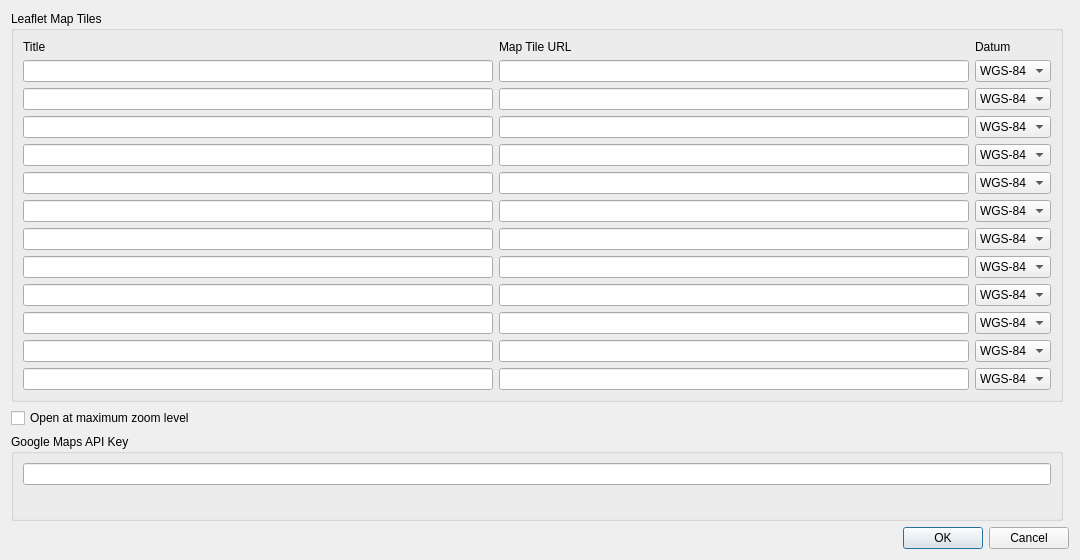
<?xml version="1.0" encoding="UTF-8"?>
<ui version="4.0">
 <class>MapViewOpt</class>
 <widget class="QDialog" name="MapViewOpt">
  <property name="geometry">
   <rect>
    <x>0</x>
    <y>0</y>
    <width>1080</width>
    <height>560</height>
   </rect>
  </property>
  <property name="windowTitle">
   <string>Map View Options</string>
  </property>
  <layout class="QGridLayout" name="gridLayout">
   <item row="9" column="0" colspan="2">
    <widget class="QDialogButtonBox" name="buttonBox">
     <property name="standardButtons">
      <set>QDialogButtonBox::StandardButton::Cancel|QDialogButtonBox::StandardButton::Ok</set>
     </property>
    </widget>
   </item>
   <item row="0" column="0">
    <widget class="QGroupBox" name="groupBox_2">
     <property name="title">
      <string>Leaflet Map Tiles</string>
     </property>
     <layout class="QGridLayout" name="gridLayout_2">
      <item row="0" column="2">
       <widget class="QLabel" name="labelDatum">
        <property name="text">
         <string>Datum</string>
        </property>
       </widget>
      </item>
      <item row="1" column="2">
       <widget class="QComboBox" name="cmbDatum1">
        <item>
         <property name="text">
          <string>WGS-84</string>
         </property>
        </item>
        <item>
         <property name="text">
          <string>GCJ-02</string>
         </property>
        </item>
        <item>
         <property name="text">
          <string>BD-09</string>
         </property>
        </item>
        </widget>
      </item>
      <item row="2" column="2">
       <widget class="QComboBox" name="cmbDatum2">
        <item>
         <property name="text">
          <string>WGS-84</string>
         </property>
        </item>
        <item>
         <property name="text">
          <string>GCJ-02</string>
         </property>
        </item>
        <item>
         <property name="text">
          <string>BD-09</string>
         </property>
        </item>
        </widget>
      </item>
      <item row="3" column="2">
       <widget class="QComboBox" name="cmbDatum3">
        <item>
         <property name="text">
          <string>WGS-84</string>
         </property>
        </item>
        <item>
         <property name="text">
          <string>GCJ-02</string>
         </property>
        </item>
        <item>
         <property name="text">
          <string>BD-09</string>
         </property>
        </item>
        </widget>
      </item>
      <item row="4" column="2">
       <widget class="QComboBox" name="cmbDatum4">
        <item>
         <property name="text">
          <string>WGS-84</string>
         </property>
        </item>
        <item>
         <property name="text">
          <string>GCJ-02</string>
         </property>
        </item>
        <item>
         <property name="text">
          <string>BD-09</string>
         </property>
        </item>
        </widget>
      </item>
      <item row="5" column="2">
       <widget class="QComboBox" name="cmbDatum5">
        <item>
         <property name="text">
          <string>WGS-84</string>
         </property>
        </item>
        <item>
         <property name="text">
          <string>GCJ-02</string>
         </property>
        </item>
        <item>
         <property name="text">
          <string>BD-09</string>
         </property>
        </item>
        </widget>
      </item>
      <item row="6" column="2">
       <widget class="QComboBox" name="cmbDatum6">
        <item>
         <property name="text">
          <string>WGS-84</string>
         </property>
        </item>
        <item>
         <property name="text">
          <string>GCJ-02</string>
         </property>
        </item>
        <item>
         <property name="text">
          <string>BD-09</string>
         </property>
        </item>
        </widget>
      </item>
      <item row="7" column="2">
       <widget class="QComboBox" name="cmbDatum7">
        <item>
         <property name="text">
          <string>WGS-84</string>
         </property>
        </item>
        <item>
         <property name="text">
          <string>GCJ-02</string>
         </property>
        </item>
        <item>
         <property name="text">
          <string>BD-09</string>
         </property>
        </item>
        </widget>
      </item>
      <item row="8" column="2">
       <widget class="QComboBox" name="cmbDatum8">
        <item>
         <property name="text">
          <string>WGS-84</string>
         </property>
        </item>
        <item>
         <property name="text">
          <string>GCJ-02</string>
         </property>
        </item>
        <item>
         <property name="text">
          <string>BD-09</string>
         </property>
        </item>
        </widget>
      </item>
      <item row="9" column="2">
       <widget class="QComboBox" name="cmbDatum9">
        <item>
         <property name="text">
          <string>WGS-84</string>
         </property>
        </item>
        <item>
         <property name="text">
          <string>GCJ-02</string>
         </property>
        </item>
        <item>
         <property name="text">
          <string>BD-09</string>
         </property>
        </item>
        </widget>
      </item>
      <item row="10" column="2">
       <widget class="QComboBox" name="cmbDatum10">
        <item>
         <property name="text">
          <string>WGS-84</string>
         </property>
        </item>
        <item>
         <property name="text">
          <string>GCJ-02</string>
         </property>
        </item>
        <item>
         <property name="text">
          <string>BD-09</string>
         </property>
        </item>
        </widget>
      </item>
      <item row="11" column="2">
       <widget class="QComboBox" name="cmbDatum11">
        <item>
         <property name="text">
          <string>WGS-84</string>
         </property>
        </item>
        <item>
         <property name="text">
          <string>GCJ-02</string>
         </property>
        </item>
        <item>
         <property name="text">
          <string>BD-09</string>
         </property>
        </item>
        </widget>
      </item>
      <item row="12" column="2">
       <widget class="QComboBox" name="cmbDatum12">
        <item>
         <property name="text">
          <string>WGS-84</string>
         </property>
        </item>
        <item>
         <property name="text">
          <string>GCJ-02</string>
         </property>
        </item>
        <item>
         <property name="text">
          <string>BD-09</string>
         </property>
        </item>
        </widget>
      </item>
            <item row="5" column="0">
       <widget class="QLineEdit" name="lEMapTitle5"/>
      </item>
      <item row="0" column="1">
       <widget class="QLabel" name="labelURL">
        <property name="text">
         <string>Map Tile URL</string>
        </property>
       </widget>
      </item>
      <item row="4" column="1">
       <widget class="QLineEdit" name="lEMapTile4"/>
      </item>
      <item row="0" column="0">
       <widget class="QLabel" name="labelTitle">
        <property name="text">
         <string>Title</string>
        </property>
       </widget>
      </item>
      <item row="3" column="1">
       <widget class="QLineEdit" name="lEMapTile3"/>
      </item>
      <item row="4" column="0">
       <widget class="QLineEdit" name="lEMapTitle4"/>
      </item>
      <item row="1" column="1">
       <widget class="QLineEdit" name="lEMapTile1"/>
      </item>
      <item row="5" column="1">
       <widget class="QLineEdit" name="lEMapTile5"/>
      </item>
      <item row="1" column="0">
       <widget class="QLineEdit" name="lEMapTitle1"/>
      </item>
      <item row="2" column="0">
       <widget class="QLineEdit" name="lEMapTitle2"/>
      </item>
      <item row="3" column="0">
       <widget class="QLineEdit" name="lEMapTitle3"/>
      </item>
      <item row="2" column="1">
       <widget class="QLineEdit" name="lEMapTile2"/>
      </item>
      <item row="6" column="0">
       <widget class="QLineEdit" name="lEMapTitle6"/>
      </item>
      <item row="6" column="1">
       <widget class="QLineEdit" name="lEMapTile6"/>
      </item>
     <item row="7" column="0">
       <widget class="QLineEdit" name="lEMapTitle7"/>
      </item>
      <item row="7" column="1">
       <widget class="QLineEdit" name="lEMapTile7"/>
      </item>
      <item row="8" column="0">
       <widget class="QLineEdit" name="lEMapTitle8"/>
      </item>
      <item row="8" column="1">
       <widget class="QLineEdit" name="lEMapTile8"/>
      </item>
      <item row="9" column="0">
       <widget class="QLineEdit" name="lEMapTitle9"/>
      </item>
      <item row="9" column="1">
       <widget class="QLineEdit" name="lEMapTile9"/>
      </item>
      <item row="10" column="0">
       <widget class="QLineEdit" name="lEMapTitle10"/>
      </item>
      <item row="10" column="1">
       <widget class="QLineEdit" name="lEMapTile10"/>
      </item>
      <item row="11" column="0">
       <widget class="QLineEdit" name="lEMapTitle11"/>
      </item>
      <item row="11" column="1">
       <widget class="QLineEdit" name="lEMapTile11"/>
      </item>
      <item row="12" column="0">
       <widget class="QLineEdit" name="lEMapTitle12"/>
      </item>
      <item row="12" column="1">
       <widget class="QLineEdit" name="lEMapTile12"/>
      </item>
      </layout>
    </widget>
   </item>
   <item row="7" column="0">
    <widget class="QCheckBox" name="chkAutoMaxZoom">
     <property name="text">
      <string>Open at maximum zoom level</string>
     </property>
    </widget>
   </item>
   <item row="8" column="0">
    <widget class="QGroupBox" name="groupBox">
     <property name="title">
      <string>Google Maps API Key</string>
     </property>
     <layout class="QFormLayout" name="formLayout">
      <item row="0" column="0" colspan="2">
       <widget class="QLineEdit" name="lEApiKey"/>
      </item>
     </layout>
    </widget>
   </item>
  </layout>
 </widget>
 <resources/>
 <connections/>
</ui>
